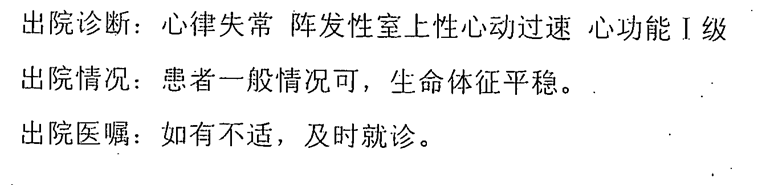
#> input picture test_data.png, 758 x 185 px
$ python ccc.py test_data.png   (Python 2 division)   (older library calls are emulated)
#> lines starting #> are read from the running program, lines starting #| are printed output that depends on the picture; after the words box and inside, x2 and y2 are one past the last pixel; in counts of white or black regions, pixels touching at a corner belong together; long printed decimals are rounded
#> further down, img is the input picture: shape (185, 758, 3); min 0, max 255, mean 239.9
# coding:utf8

import sys

import cv2
import numpy as np

def preprocess(gray):
    # 1. Sobel算子，x方向求梯度
    sobel = cv2.Sobel(gray, cv2.CV_8U, 1, 0, ksize = 3)
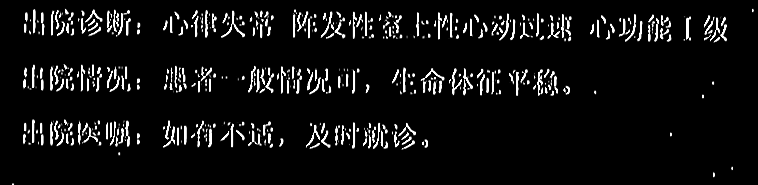
#> sobel: shape (185, 758); min 0, max 255, mean 16.7
    # 2. 二值化
    ret, binary = cv2.threshold(sobel, 0, 255, cv2.THRESH_OTSU+cv2.THRESH_BINARY)
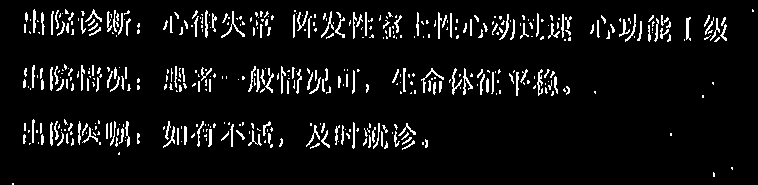
#> binary: shape (185, 758); 6.5% white in thin lines or dots
#> ret = 119

    # 3. 膨胀和腐蚀操作的核函数
    element1 = cv2.getStructuringElement(cv2.MORPH_RECT, (30, 9))
    element2 = cv2.getStructuringElement(cv2.MORPH_RECT, (24, 6))

    # 4. 膨胀一次，让轮廓突出
    dilation = cv2.dilate(binary, element2, iterations = 1)
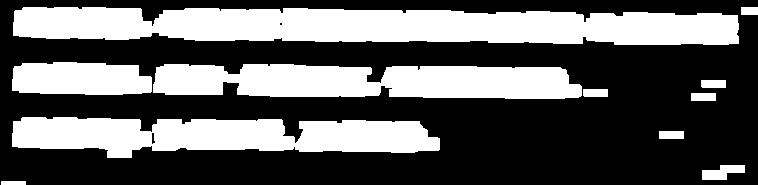
#> dilation: shape (185, 758); 37.6% white; 11 white regions, largest, box (x1, y1, x2, y2) and area: (13, 7, 739, 45) 22190, (12, 117, 440, 158) 12588, (153, 64, 582, 99) 12377

    # 5. 腐蚀一次，去掉细节，如表格线等。注意这里去掉的是竖直的线
    erosion = cv2.erode(dilation, element1, iterations = 1)
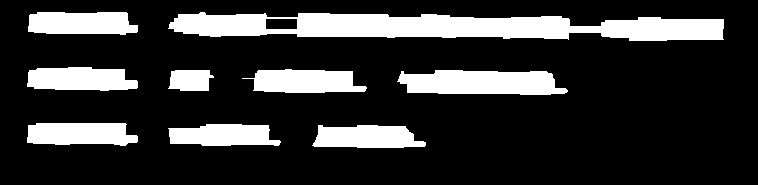
#> erosion: shape (185, 758); 20% white; 9 white regions, largest, box (x1, y1, x2, y2) and area: (168, 12, 724, 41) 10876, (397, 70, 568, 95) 3450, (242, 69, 367, 93) 2264

    # 6. 再次膨胀，让轮廓明显一些
    dilation2 = cv2.dilate(erosion, element2, iterations = 3)
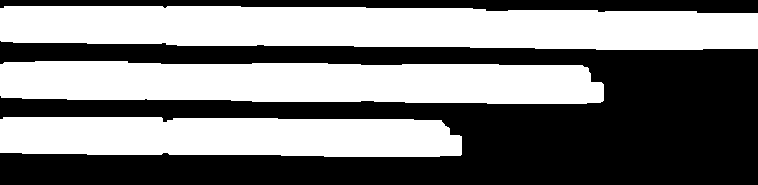
#> dilation2: shape (185, 758); 49% white; 3 white regions

    # 7. 存储中间图片
#    cv2.imwrite("binary.png", binary)
 #   cv2.imwrite("dilation.png", dilation)
#    cv2.imwrite("erosion.png", erosion)
    cv2.imwrite("dilation2.png", dilation2)

    return dilation2


def findTextRegion(img):
    region = []

    # 1. 查找轮廓
    contours, hierarchy = cv2.findContours(img, cv2.RETR_TREE, cv2.CHAIN_APPROX_SIMPLE)
#> contours = 3 contours; box (x1, y1, x2, y2) and area: (0, 6, 758, 50) 28302, (0, 61, 604, 104) 22078, (0, 117, 462, 157) 16446

    # 2. 筛选那些面积小的
    for i in range(len(contours)):
        cnt = contours[i]
        # 计算该轮廓的面积
        area = cv2.contourArea(cnt)

        # 面积小的都筛选掉
        if(area < 1000):
            continue

        # 轮廓近似，作用很小
        epsilon = 0.001 * cv2.arcLength(cnt, True)
        approx = cv2.approxPolyDP(cnt, epsilon, True)

        # 找到最小的矩形，该矩形可能有方向
        rect = cv2.minAreaRect(cnt)
        print "rect is: "
        print rect

        # box是四个点的坐标
        box = cv2.cv.BoxPoints(rect)
        box = np.int0(box)

        # 计算高和宽
        height = abs(box[0][1] - box[2][1])
        width = abs(box[0][0] - box[2][0])

        # 筛选那些太细的矩形，留下扁的
        if(height > width * 1.2):
            continue

        region.append(box)
#> this loop made 3 passes
#> (area, epsilon, rect, box, height, width) on passes 1 to 3: (16445.5, 0.997, ((230.5, 136.4), (37.71, 461.3), -89.55), [[460, 157], [0, 153], [0, 115], [461, 119]], 42, 460), (22078, 1.28, ((301.5, 81.96), (39.09, 603.3), -89.54), [[602, 103], [0, 99], [0, 59], [603, 64]], 44, 602), (28302, 1.6, ((378.5, 27.02), (39.81, 757.3), -89.45), [[756, 50], [0, 43], [0, 3], [757, 10]], 47, 756)
#| rect is:
#| ((230.501, 136.405), (37.705, 461.263), -89.545)
#| rect is:
#| ((301.500, 81.956), (39.088, 603.271), -89.537)
#| rect is:
#| ((378.509, 27.016), (39.814, 757.347), -89.453)
#> after the loop, region = [[[460, 157], [0, 153], [0, 115], [461, 119]], [[602, 103], [0, 99], [0, 59], [603, 64]], [[756, 50], [0, 43], [0, 3], [757, 10]]]

    return region


def detect(img):
    # 1.  转化成灰度图
    gray = cv2.cvtColor(img, cv2.COLOR_BGR2GRAY)

    # 2. 形态学变换的预处理，得到可以查找矩形的图片
    dilation = preprocess(gray)

    # 3. 查找和筛选文字区域
    region = findTextRegion(dilation)

    # 4. 用绿线画出这些找到的轮廓
    for box in region:
        cv2.drawContours(img, [box], 0, (0, 255, 0), 2)
#> this loop made 3 passes
#> box on passes 1 to 3: [[460, 157], [0, 153], [0, 115], [461, 119]], [[602, 103], [0, 99], [0, 59], [603, 64]], [[756, 50], [0, 43], [0, 3], [757, 10]]
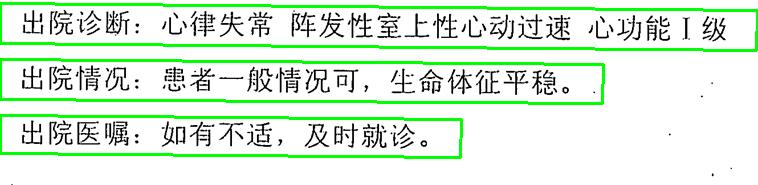
#> img: shape (185, 758, 3); mean B, G, R 219, 239.9, 219

#    cv2.namedWindow("img", cv2.WINDOW_NORMAL)
 #   cv2.imshow("img", img)

    # 带轮廓的图片
    cv2.imwrite("contours.png", img)

    cv2.waitKey(0)
    cv2.destroyAllWindows()


if __name__ == '__main__':
    # 读取文件
    imagePath = sys.argv[1]
    img = cv2.imread(imagePath)
    detect(img)
